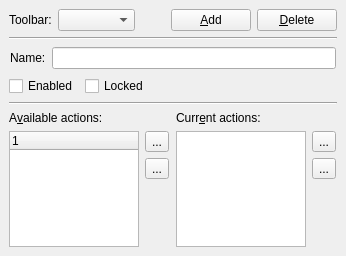
<?xml version="1.0" encoding="UTF-8"?>
<ui version="4.0">
 <class>LookFeelToolbars</class>
 <widget class="QWidget" name="LookFeelToolbars">
  <property name="geometry">
   <rect>
    <x>0</x>
    <y>0</y>
    <width>346</width>
    <height>256</height>
   </rect>
  </property>
  <property name="windowTitle">
   <string>LookFeelToolbarsUI</string>
  </property>
  <layout class="QVBoxLayout">
   <property name="spacing">
    <number>6</number>
   </property>
   <property name="margin">
    <number>9</number>
   </property>
   <item>
    <layout class="QHBoxLayout">
     <property name="spacing">
      <number>6</number>
     </property>
     <property name="margin">
      <number>0</number>
     </property>
     <item>
      <widget class="QLabel" name="lb_toolbar">
       <property name="text">
        <string>Toolbar:</string>
       </property>
      </widget>
     </item>
     <item>
      <widget class="QComboBox" name="cb_toolbars">
       <property name="sizePolicy">
        <sizepolicy hsizetype="MinimumExpanding" vsizetype="Fixed">
         <horstretch>0</horstretch>
         <verstretch>0</verstretch>
        </sizepolicy>
       </property>
      </widget>
     </item>
     <item>
      <spacer>
       <property name="orientation">
        <enum>Qt::Horizontal</enum>
       </property>
       <property name="sizeType">
        <enum>QSizePolicy::Maximum</enum>
       </property>
       <property name="sizeHint" stdset="0">
        <size>
         <width>30</width>
         <height>20</height>
        </size>
       </property>
      </spacer>
     </item>
     <item>
      <widget class="IconButton" name="pb_addToolbar">
       <property name="text">
        <string>&amp;Add</string>
       </property>
       <property name="shortcut">
        <string>Alt+A</string>
       </property>
      </widget>
     </item>
     <item>
      <widget class="IconButton" name="pb_deleteToolbar">
       <property name="text">
        <string>&amp;Delete</string>
       </property>
       <property name="shortcut">
        <string>Alt+D</string>
       </property>
      </widget>
     </item>
    </layout>
   </item>
   <item>
    <widget class="Line" name="line2">
     <property name="frameShape">
      <enum>QFrame::HLine</enum>
     </property>
     <property name="frameShadow">
      <enum>QFrame::Sunken</enum>
     </property>
     <property name="orientation">
      <enum>Qt::Horizontal</enum>
     </property>
    </widget>
   </item>
   <item>
    <widget class="QWidget" name="w_toolbarName" native="true">
     <layout class="QHBoxLayout">
      <property name="spacing">
       <number>6</number>
      </property>
      <property name="margin">
       <number>1</number>
      </property>
      <item>
       <widget class="QLabel" name="lb_toolbarName">
        <property name="text">
         <string>Name:</string>
        </property>
       </widget>
      </item>
      <item>
       <widget class="QLineEdit" name="le_toolbarName"/>
      </item>
     </layout>
    </widget>
   </item>
   <item>
    <layout class="QHBoxLayout">
     <property name="spacing">
      <number>6</number>
     </property>
     <property name="margin">
      <number>0</number>
     </property>
     <item>
      <widget class="QCheckBox" name="ck_toolbarOn">
       <property name="toolTip">
        <string>Specifies, whether toolbar is enabled and visible.</string>
       </property>
       <property name="text">
        <string>Enabled</string>
       </property>
      </widget>
     </item>
     <item>
      <widget class="QCheckBox" name="ck_toolbarLocked">
       <property name="toolTip">
        <string/>
       </property>
       <property name="text">
        <string>Locked</string>
       </property>
      </widget>
     </item>
     <item>
      <spacer>
       <property name="orientation">
        <enum>Qt::Horizontal</enum>
       </property>
       <property name="sizeType">
        <enum>QSizePolicy::Expanding</enum>
       </property>
       <property name="sizeHint" stdset="0">
        <size>
         <width>40</width>
         <height>20</height>
        </size>
       </property>
      </spacer>
     </item>
    </layout>
   </item>
   <item>
    <widget class="Line" name="line3">
     <property name="frameShape">
      <enum>QFrame::HLine</enum>
     </property>
     <property name="frameShadow">
      <enum>QFrame::Sunken</enum>
     </property>
     <property name="orientation">
      <enum>Qt::Horizontal</enum>
     </property>
    </widget>
   </item>
   <item>
    <layout class="QGridLayout">
     <property name="margin">
      <number>0</number>
     </property>
     <property name="spacing">
      <number>6</number>
     </property>
     <item row="3" column="3">
      <spacer>
       <property name="orientation">
        <enum>Qt::Vertical</enum>
       </property>
       <property name="sizeType">
        <enum>QSizePolicy::Expanding</enum>
       </property>
       <property name="sizeHint" stdset="0">
        <size>
         <width>25</width>
         <height>101</height>
        </size>
       </property>
      </spacer>
     </item>
     <item row="1" column="3">
      <widget class="IconToolButton" name="tb_up">
       <property name="sizePolicy">
        <sizepolicy hsizetype="Fixed" vsizetype="Fixed">
         <horstretch>0</horstretch>
         <verstretch>0</verstretch>
        </sizepolicy>
       </property>
       <property name="text">
        <string>...</string>
       </property>
       <property name="psiIconName" stdset="0">
        <string>psi/arrowUp</string>
       </property>
      </widget>
     </item>
     <item row="1" column="2" rowspan="3">
      <widget class="QListWidget" name="lw_selectedActions">
       <property name="editTriggers">
        <set>QAbstractItemView::NoEditTriggers</set>
       </property>
       <property name="sortingEnabled">
        <bool>false</bool>
       </property>
      </widget>
     </item>
     <item row="2" column="3">
      <widget class="IconToolButton" name="tb_down">
       <property name="sizePolicy">
        <sizepolicy hsizetype="Fixed" vsizetype="Fixed">
         <horstretch>0</horstretch>
         <verstretch>0</verstretch>
        </sizepolicy>
       </property>
       <property name="text">
        <string>...</string>
       </property>
       <property name="psiIconName" stdset="0">
        <string>psi/arrowDown</string>
       </property>
      </widget>
     </item>
     <item row="1" column="1">
      <widget class="IconToolButton" name="tb_right">
       <property name="sizePolicy">
        <sizepolicy hsizetype="Fixed" vsizetype="Fixed">
         <horstretch>0</horstretch>
         <verstretch>0</verstretch>
        </sizepolicy>
       </property>
       <property name="text">
        <string>...</string>
       </property>
       <property name="psiIconName" stdset="0">
        <string>psi/arrowRight</string>
       </property>
      </widget>
     </item>
     <item row="3" column="1">
      <spacer>
       <property name="orientation">
        <enum>Qt::Vertical</enum>
       </property>
       <property name="sizeType">
        <enum>QSizePolicy::Expanding</enum>
       </property>
       <property name="sizeHint" stdset="0">
        <size>
         <width>25</width>
         <height>91</height>
        </size>
       </property>
      </spacer>
     </item>
     <item row="0" column="0">
      <widget class="QLabel" name="lb_availActions">
       <property name="text">
        <string>A&amp;vailable actions:</string>
       </property>
       <property name="buddy">
        <cstring>tw_availActions</cstring>
       </property>
      </widget>
     </item>
     <item row="2" column="1">
      <widget class="IconToolButton" name="tb_left">
       <property name="sizePolicy">
        <sizepolicy hsizetype="Fixed" vsizetype="Fixed">
         <horstretch>0</horstretch>
         <verstretch>0</verstretch>
        </sizepolicy>
       </property>
       <property name="text">
        <string>...</string>
       </property>
       <property name="psiIconName" stdset="0">
        <string>psi/arrowLeft</string>
       </property>
      </widget>
     </item>
     <item row="1" column="0" rowspan="3">
      <widget class="QTreeWidget" name="tw_availActions">
       <property name="editTriggers">
        <set>QAbstractItemView::NoEditTriggers</set>
       </property>
       <property name="rootIsDecorated">
        <bool>false</bool>
       </property>
       <property name="sortingEnabled">
        <bool>false</bool>
       </property>
       <property name="columnCount">
        <number>1</number>
       </property>
       <column>
        <property name="text">
         <string/>
        </property>
       </column>
      </widget>
     </item>
     <item row="0" column="2">
      <widget class="QLabel" name="lb_selectedActions">
       <property name="text">
        <string>Curr&amp;ent actions:</string>
       </property>
       <property name="buddy">
        <cstring>lw_selectedActions</cstring>
       </property>
      </widget>
     </item>
    </layout>
   </item>
  </layout>
 </widget>
 <layoutdefault spacing="6" margin="11"/>
 <customwidgets>
  <customwidget>
   <class>IconToolButton</class>
   <extends>QToolButton</extends>
   <header>icontoolbutton.h</header>
  </customwidget>
  <customwidget>
   <class>IconButton</class>
   <extends>QPushButton</extends>
   <header>iconbutton.h</header>
  </customwidget>
 </customwidgets>
 <tabstops>
  <tabstop>cb_toolbars</tabstop>
  <tabstop>pb_addToolbar</tabstop>
  <tabstop>pb_deleteToolbar</tabstop>
  <tabstop>le_toolbarName</tabstop>
  <tabstop>ck_toolbarOn</tabstop>
  <tabstop>ck_toolbarLocked</tabstop>
 </tabstops>
 <resources/>
 <connections/>
</ui>
